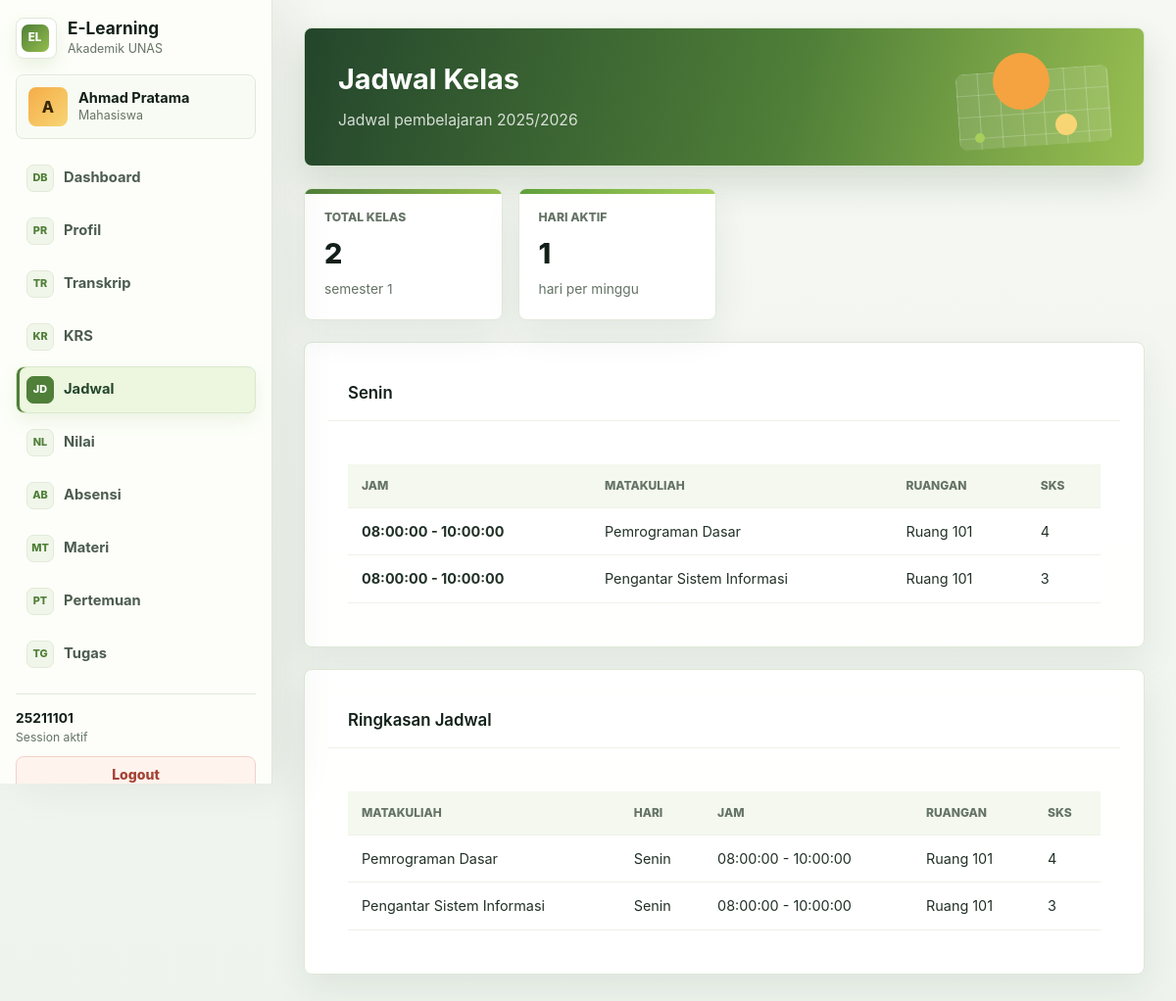
Screenshot of /src/mahasiswa/jadwal.php (signed in) with the database file from the repository.
### tables this page shows
CREATE TABLE IF NOT EXISTS mahasiswa (
  id INT PRIMARY KEY AUTO_INCREMENT,
  user_id INT NOT NULL UNIQUE,
  nim VARCHAR(20) UNIQUE,
  jurusan_id INT NOT NULL,
  tahun_angkatan INT NOT NULL,
  semester_saat_ini INT DEFAULT 1,
  total_sks_diambil INT DEFAULT 0,
  total_sks_lulus INT DEFAULT 0,
  ipk DECIMAL(3,2) DEFAULT 0.00,
  status_akademik ENUM('aktif', 'cuti', 'lulus', 'drop') DEFAULT 'aktif',
  created_at TIMESTAMP DEFAULT CURRENT_TIMESTAMP,
  updated_at TIMESTAMP DEFAULT CURRENT_TIMESTAMP ON UPDATE CURRENT_TIMESTAMP,
  FOREIGN KEY (user_id) REFERENCES users(id) ON DELETE CASCADE,
  FOREIGN KEY (jurusan_id) REFERENCES jurusan(id),
  INDEX idx_jurusan (jurusan_id),
  INDEX idx_tahun_angkatan (tahun_angkatan)
);

CREATE TABLE IF NOT EXISTS users (
  id INT PRIMARY KEY AUTO_INCREMENT,
  username VARCHAR(8) UNIQUE NOT NULL,
  password VARCHAR(255) NOT NULL,
  nama_lengkap VARCHAR(100) NOT NULL,
  nama_depan VARCHAR(50) NOT NULL,
  email VARCHAR(100),
  role ENUM('mahasiswa', 'dosen', 'admin') NOT NULL,
  status ENUM('aktif', 'nonaktif') DEFAULT 'aktif',
  last_login TIMESTAMP NULL,
  created_at TIMESTAMP DEFAULT CURRENT_TIMESTAMP,
  updated_at TIMESTAMP DEFAULT CURRENT_TIMESTAMP ON UPDATE CURRENT_TIMESTAMP,
  INDEX idx_username (username),
  INDEX idx_role (role)
);

CREATE TABLE IF NOT EXISTS krs (
  id INT PRIMARY KEY AUTO_INCREMENT,
  mahasiswa_id INT NOT NULL,
  matakuliah_id INT NOT NULL,
  kelas_id INT NOT NULL,
  semester INT NOT NULL,
  tahun_akademik VARCHAR(9) NOT NULL,
  status_krs ENUM('diambil', 'lulus', 'gagal', 'batal') DEFAULT 'diambil',
  nilai_akhir DECIMAL(5,2),
  grade VARCHAR(2),
  created_at TIMESTAMP DEFAULT CURRENT_TIMESTAMP,
  updated_at TIMESTAMP DEFAULT CURRENT_TIMESTAMP ON UPDATE CURRENT_TIMESTAMP,
  FOREIGN KEY (mahasiswa_id) REFERENCES mahasiswa(id) ON DELETE CASCADE,
  FOREIGN KEY (matakuliah_id) REFERENCES matakuliah(id),
  FOREIGN KEY (kelas_id) REFERENCES kelas(id),
  UNIQUE KEY unique_krs (mahasiswa_id, matakuliah_id, tahun_akademik),
  INDEX idx_mahasiswa (mahasiswa_id),
  INDEX idx_matakuliah (matakuliah_id),
  INDEX idx_tahun_akademik (tahun_akademik)
);

CREATE TABLE IF NOT EXISTS kelas (
  id INT PRIMARY KEY AUTO_INCREMENT,
  matakuliah_id INT NOT NULL,
  dosen_id INT NOT NULL,
  kode_kelas VARCHAR(10) UNIQUE NOT NULL,
  semester INT NOT NULL,
  tahun_akademik VARCHAR(9) NOT NULL,
  hari VARCHAR(20) NOT NULL,
  jam_mulai TIME NOT NULL,
  jam_selesai TIME NOT NULL,
  ruangan VARCHAR(50),
  kapasitas INT DEFAULT 40,
  jumlah_mahasiswa INT DEFAULT 0,
  created_at TIMESTAMP DEFAULT CURRENT_TIMESTAMP,
  updated_at TIMESTAMP DEFAULT CURRENT_TIMESTAMP ON UPDATE CURRENT_TIMESTAMP,
  FOREIGN KEY (matakuliah_id) REFERENCES matakuliah(id),
  FOREIGN KEY (dosen_id) REFERENCES dosen(id),
  INDEX idx_dosen (dosen_id),
  INDEX idx_matakuliah (matakuliah_id),
  INDEX idx_tahun_akademik (tahun_akademik)
);

CREATE TABLE IF NOT EXISTS matakuliah (
  id INT PRIMARY KEY AUTO_INCREMENT,
  kode_matkul VARCHAR(10) UNIQUE NOT NULL,
  nama_matkul VARCHAR(100) NOT NULL,
  sks INT NOT NULL,
  semester INT NOT NULL,
  jurusan_id INT NOT NULL,
  deskripsi TEXT,
  created_at TIMESTAMP DEFAULT CURRENT_TIMESTAMP,
  updated_at TIMESTAMP DEFAULT CURRENT_TIMESTAMP ON UPDATE CURRENT_TIMESTAMP,
  FOREIGN KEY (jurusan_id) REFERENCES jurusan(id),
  INDEX idx_semester (semester),
  INDEX idx_jurusan (jurusan_id)
);

### src/auth/check_auth.php (called while the page is built, shortened)
<?php
function isLoggedIn() {
  return isset($_SESSION['user_id']) && !empty($_SESSION['user_id']);
}
function getCurrentUser() {
  return [
    'id' => $_SESSION['user_id'],
    'username' => $_SESSION['username'],
    'nama_lengkap' => $_SESSION['nama_lengkap'],
    'role' => $_SESSION['role'],
    'email' => $_SESSION['email'] ?? null
  ];
}
?>

### src/helpers/db.php (called while the page is built, shortened)
<?php
function executeQuery($conn, $sql, $params = [], $types = '') {
  try {
    $stmt = $conn->prepare($sql);
    if (!empty($params)) {
      $stmt->bind_param($types, ...$params);
    }
    if (!$stmt->execute()) {
      throw new Exception("Execute failed: " . $stmt->error);
    }
    return $stmt;
  } catch (Exception $e) {
    error_log("Database error: " . $e->getMessage());
    return false;
  }
}
function fetchRow($conn, $sql, $params = [], $types = '') {
  $stmt = executeQuery($conn, $sql, $params, $types);
  $result = $stmt->get_result();
  $row = $result->fetch_assoc();
  return $row;
}
function fetchAll($conn, $sql, $params = [], $types = '') {
  $stmt = executeQuery($conn, $sql, $params, $types);
  $result = $stmt->get_result();
  $rows = [];
  while ($row = $result->fetch_assoc()) {
    $rows[] = $row;
  }
  return $rows;
}
function getMahasiswaByUserId($conn, $userId) {
  return fetchRow($conn, "
    SELECT m.*, j.nama_jurusan, u.nama_lengkap, u.email
    FROM mahasiswa m
    JOIN jurusan j ON m.jurusan_id = j.id
    JOIN users u ON m.user_id = u.id
    WHERE m.user_id = ?
  ", [$userId], 'i');
}
function getKRSByMahasiswaId($conn, $mahasiswaId, $tahunAkademik = null) {
  $sql = "
    SELECT k.*, m.nama_matkul, m.sks, k.kelas_id, kl.hari, kl.jam_mulai, kl.jam_selesai, kl.ruangan
    FROM krs k
    JOIN matakuliah m ON k.matakuliah_id = m.id
    JOIN kelas kl ON k.kelas_id = kl.id
    WHERE k.mahasiswa_id = ?
  ";
  $params = [$mahasiswaId];
  $types = 'i';
  if ($tahunAkademik) {
    $sql .= " AND k.tahun_akademik = ?";
    $params[] = $tahunAkademik;
    $types .= 's';
  }
  $sql .= " ORDER BY m.semester, m.nama_matkul";
  return fetchAll($conn, $sql, $params, $types);
}

### src/mahasiswa/jadwal.php (the view, shortened to what this page needs)
<?php
require_once __DIR__ . '/../../config/database.php';
require_once __DIR__ . '/../helpers/db.php';
require_once __DIR__ . '/../auth/check_auth.php';
$user = getCurrentUser();
$mahasiswa = getMahasiswaByUserId($conn, $user['id']);
$tahunAkademik = '2025/2026';
$jadwal = getKRSByMahasiswaId($conn, $mahasiswa['id'], $tahunAkademik);
$hariOrder = ['Senin', 'Selasa', 'Rabu', 'Kamis', 'Jumat', 'Sabtu', 'Minggu'];
$jadwalPerHari = [];
foreach ($jadwal as $j) {
  if ($j['status_krs'] === 'diambil') {
    $hari = $j['hari'];
    if (!isset($jadwalPerHari[$hari])) {
      $jadwalPerHari[$hari] = [];
    }
    $jadwalPerHari[$hari][] = $j;
  }
}
$jadwalSorted = [];
foreach ($hariOrder as $hari) {
  if (isset($jadwalPerHari[$hari])) {
    $jadwalSorted[$hari] = $jadwalPerHari[$hari];
    usort($jadwalSorted[$hari], function($a, $b) {
      return strcmp($a['jam_mulai'], $b['jam_mulai']);
    });
  }
}
?>
<!DOCTYPE html>
<html lang="id">
<head>
  <link rel="stylesheet" href="/elearning_unas/public/css/style.css?v=20260702-fix3">
  <link rel="stylesheet" href="/elearning_unas/public/css/app.css?v=20260702-fix3">
</head>
<body>
  <?php include __DIR__ . '/../components/sidebar.php'; ?>
  <main>
    <div class="page-header">
      <h1 class="page-title">Jadwal Kelas</h1>
      <p class="page-subtitle">Jadwal pembelajaran <?php echo $tahunAkademik; ?></p>
    </div>
    <div class="dashboard-grid">
      <div class="stat-card">
        <div class="stat-label">Total Kelas</div>
        <div class="stat-value"><?php echo count($jadwal); ?></div>
        <div class="stat-change">semester <?php echo $mahasiswa['semester_saat_ini']; ?></div>
      </div>
      <div class="stat-card success">
        <div class="stat-label">Hari Aktif</div>
        <div class="stat-value"><?php echo count($jadwalSorted); ?></div>
        <div class="stat-change">hari per minggu</div>
      </div>
    </div>
    <?php if (empty($jadwalSorted)): ?>
      <div class="card" style="margin-top: 2rem;">
        <div class="card-body">
          <p class="text-muted">Belum ada jadwal kelas. Silakan daftar KRS terlebih dahulu.</p>
        </div>
      </div>
    <?php else: ?>
      <?php foreach ($jadwalSorted as $hari => $kelasHari): ?>
        <div class="card" style="margin-top: 2rem;">
          <div class="card-header">
            <h2 class="card-title"><?php echo $hari; ?></h2>
          </div>
          <div class="card-body">
            <table class="table">
              <thead>
                <tr>
                  <th>Jam</th>
                  <th>Matakuliah</th>
                  <th>Ruangan</th>
                  <th>SKS</th>
                </tr>
              </thead>
              <tbody>
                <?php foreach ($kelasHari as $kelas): ?>
                  <tr>
                    <td>
                      <strong><?php echo $kelas['jam_mulai'] . ' - ' . $kelas['jam_selesai']; ?></strong>
                    </td>
                    <td><?php echo htmlspecialchars($kelas['nama_matkul']); ?></td>
                    <td><?php echo htmlspecialchars($kelas['ruangan']); ?></td>
                    <td><?php echo $kelas['sks']; ?></td>
                  </tr>
                <?php endforeach; ?>
              </tbody>
            </table>
          </div>
        </div>
      <?php endforeach; ?>
    <?php endif; ?>
    <div class="card" style="margin-top: 2rem;">
      <div class="card-header">
        <h2 class="card-title">Ringkasan Jadwal</h2>
      </div>
      <div class="card-body">
        <table class="table">
          <thead>
            <tr>
              <th>Matakuliah</th>
              <th>Hari</th>
              <th>Jam</th>
              <th>Ruangan</th>
              <th>SKS</th>
            </tr>
          </thead>
          <tbody>
            <?php foreach ($jadwal as $j): ?>
              <?php if ($j['status_krs'] === 'diambil'): ?>
                <tr>
                  <td><?php echo htmlspecialchars($j['nama_matkul']); ?></td>
                  <td><?php echo $j['hari']; ?></td>
                  <td><?php echo $j['jam_mulai'] . ' - ' . $j['jam_selesai']; ?></td>
                  <td><?php echo htmlspecialchars($j['ruangan']); ?></td>
                  <td><?php echo $j['sks']; ?></td>
                </tr>
              <?php endif; ?>
            <?php endforeach; ?>
          </tbody>
        </table>
      </div>
    </div>
  </main>
</body>
</html>

### src/components/sidebar.php (shortened to what this page needs)
<?php
require_once __DIR__ . '/../auth/check_auth.php';
$current_page = basename($_SERVER['PHP_SELF']);
$user = getCurrentUser();
$roleMenus = $menus[$user['role']] ?? [];
$roleDisplay = [
  'mahasiswa' => 'Mahasiswa',
  'dosen' => 'Dosen',
  'admin' => 'Administrator'
][$user['role']] ?? 'User';
$initials = strtoupper(substr($user['nama_lengkap'] ?? 'U', 0, 1));
?>
<aside class="sidebar">
  <div class="sidebar-header">
    <div class="sidebar-brand">
      <div class="brand-mark">EL</div>
      <div>
        <h3>E-Learning</h3>
        <span>Akademik UNAS</span>
      </div>
    </div>
  </div>
  <div class="sidebar-user">
    <div class="user-avatar"><?php echo htmlspecialchars($initials); ?></div>
    <div class="user-meta">
      <strong><?php echo htmlspecialchars($user['nama_lengkap']); ?></strong>
      <span><?php echo htmlspecialchars($roleDisplay); ?></span>
    </div>
  </div>
  <nav class="sidebar-nav">
    <?php foreach ($roleMenus as $item): ?>
      <a href="<?php echo htmlspecialchars($item['href']); ?>" class="nav-item <?php echo $current_page === $item['file'] ? 'active' : ''; ?>">
        <span class="nav-icon"><?php echo htmlspecialchars($item['icon']); ?></span>
        <?php echo htmlspecialchars($item['label']); ?>
      </a>
    <?php endforeach; ?>
  </nav>
  <div class="sidebar-footer">
    <div class="sidebar-footnote">
      <strong><?php echo htmlspecialchars($user['username']); ?></strong>
      <span>Session aktif</span>
    </div>
    <a href="/elearning_unas/src/auth/logout.php" class="btn btn-danger btn-block">Logout</a>
  </div>
</aside>

### rows the page displays
mahasiswa: user.nama_lengkap "A", user.nama_lengkap "Ahmad Pratama", semester_saat_ini "1"
krs: kelas.jam_mulai "08:00:00", kelas.jam_selesai "10:00:00", matakuliah.nama_matkul "Pemrograman Dasar", kelas.ruangan "Ruang 101", matakuliah.sks "4", kelas.hari "Senin"
krs: kelas.jam_mulai "08:00:00", kelas.jam_selesai "10:00:00", matakuliah.nama_matkul "Pengantar Sistem Informasi", kelas.ruangan "Ruang 101", matakuliah.sks "3", kelas.hari "Senin"

### other values shown
$roleDisplay "Mahasiswa"
$item['icon'] "DB"
$item['label'] "Dashboard"
$item['icon'] "PR"
$item['label'] "Profil"
$item['icon'] "TR"
$item['label'] "Transkrip"
$item['icon'] "KR"
$item['label'] "KRS"
$item['icon'] "JD"
$item['label'] "Jadwal"
$item['icon'] "NL"
$item['label'] "Nilai"
$item['icon'] "AB"
$item['label'] "Absensi"
